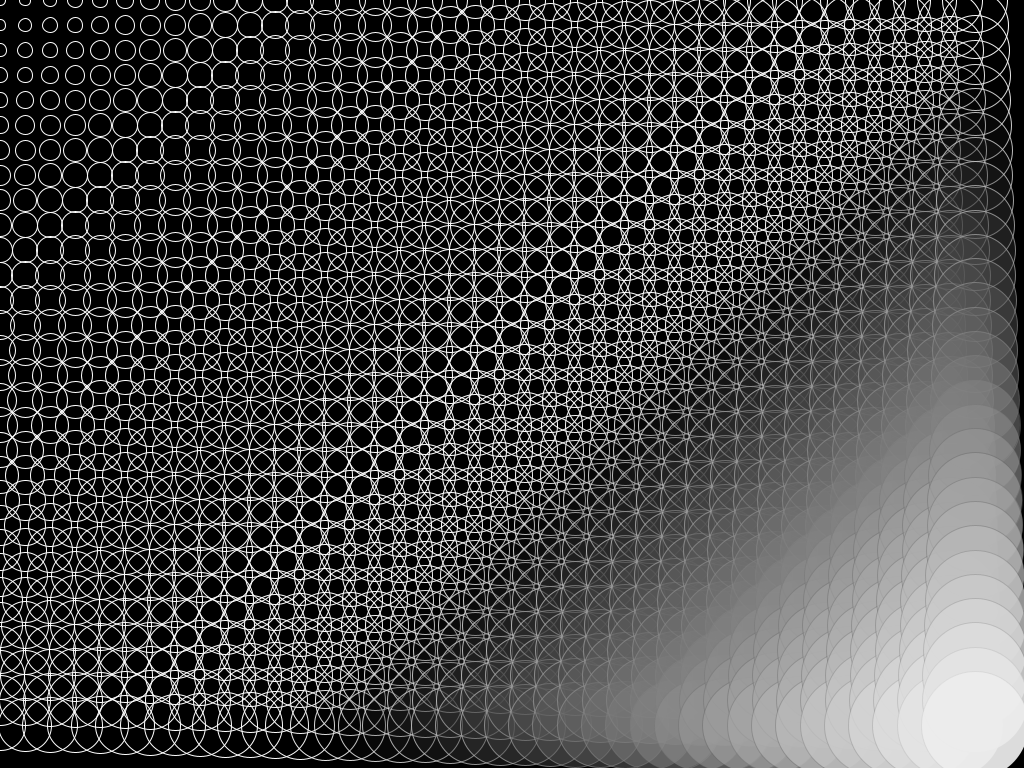
Frame 1 (no input)
Frame 60 (the mouse pressed at the canvas centre just before this capture): identical to frame 1, image omitted
Frame 120 (the mouse held since frame 60 and released just before this capture): identical to frame 1, image omitted

The Processing sketch that drew this single still picture (run headless with seeded random() and noise(); from frame 60 on, the mouse is pressed at the canvas centre):

// Processing sketch: sketch_170222b_overlappCircleLace
// ── sketch_170222b_overlappCircleLace.pde
/* jstephens
 NOC gungfu - prep for ecpc project
 create simplest vector field 
 */
 
 FlowField grid;
 
 void setup() {
   size(1024,768);
   //size(640, 480);
   background(0);
   grid = new FlowField(25);
 }
 
 
 
 void draw() {
   //background(255);
   
   //grid.display();
   
 }
 
 
 
// ── FlowField.pde
class FlowField {

  PVector[][] force;
  int cols;
  int rows;
  int resolution;


  FlowField(int r) {
    resolution =  r;

    cols = width/resolution;
    rows = height/resolution;

    force = new PVector[cols][rows];

    init();
  }

  void init() {
    for (int i = 0; i < cols; i++) {
      for (int j=0; j<rows; j++) {
        force[i][j] = new PVector(1,1);
        float alpha = map(i+j, 0, cols+rows, -355,255);
        float radius = map(alpha, -355, 255, -50, 50);
        //stroke(255);
        //noFill();
        stroke(255-alpha,255-alpha);
        fill(alpha,alpha);
        pushMatrix();
        translate(i*resolution, j*resolution);
        float theta = cos(force[i][j].x) + sin(force[i][j].y);
        theta = map(theta, 0,1, 0, TWO_PI);
        //rotate(theta);
        //line(0, 0, radius, radius);
        ellipse(0,0, 60*force[i][j].x+radius, 60*force[i][j].y+radius);
        popMatrix();
        //rect(i * resolution, j * resolution, resolution/2, resolution/2);
      }
    }
  }

  void display() {

    for (int i = 0; i < cols; i++) {
      for (int j=0; j<rows; j++) {
        line(i*resolution, j*resolution, i*resolution + resolution/2, j*resolution+resolution/2);
        //rect(i * resolution, j * resolution, resolution/2, resolution/2);
      }
    }
  }
}
